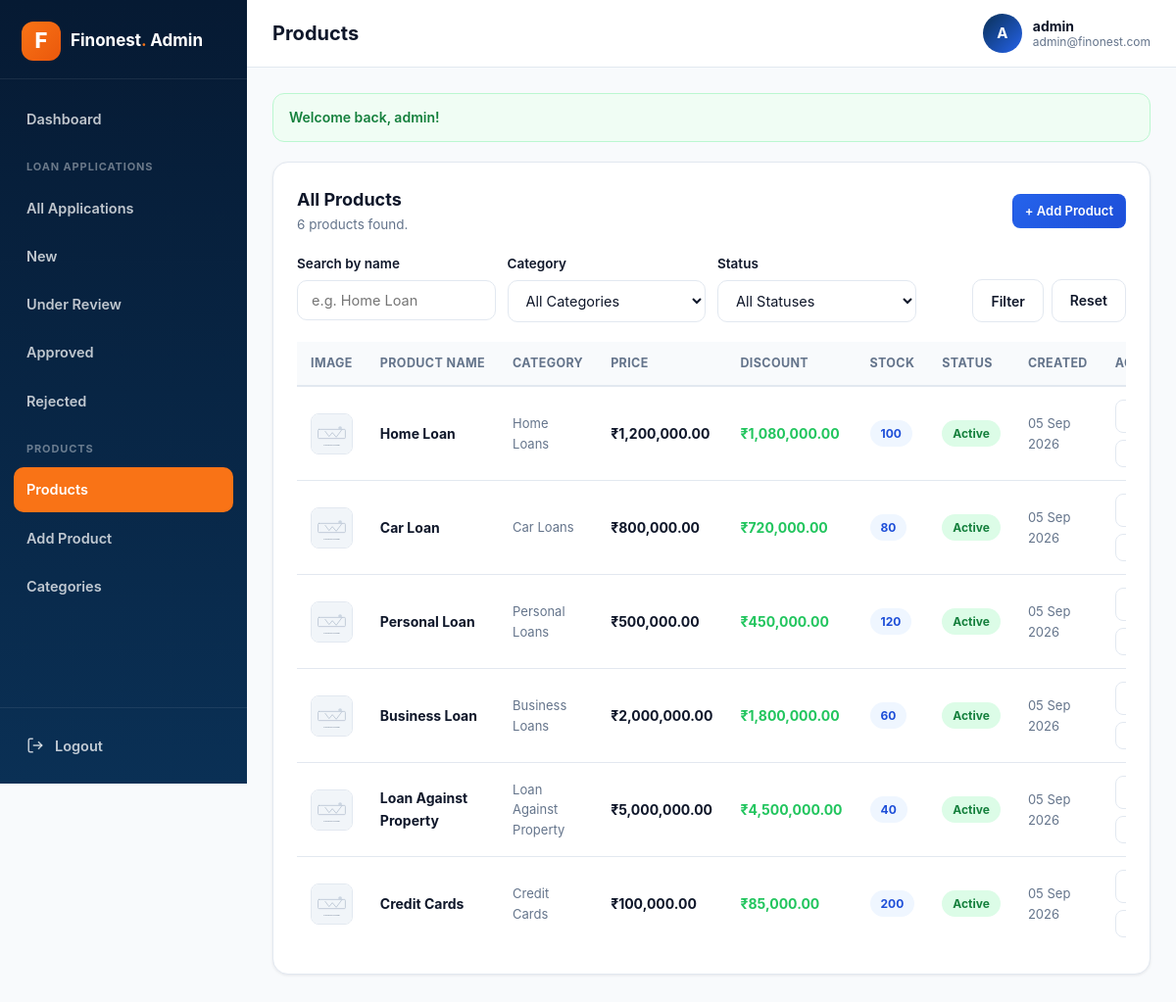
Screenshot of /admin/products.php (signed in) with the database file from the repository.
### tables this page shows
CREATE TABLE IF NOT EXISTS products (
  id INT UNSIGNED NOT NULL AUTO_INCREMENT,
  product_name VARCHAR(200) NOT NULL,
  category_id INT UNSIGNED NOT NULL,
  description TEXT DEFAULT NULL,
  price DECIMAL(12,2) NOT NULL DEFAULT 0.00,
  discount_price DECIMAL(12,2) DEFAULT NULL,
  image VARCHAR(255) DEFAULT NULL,
  stock_quantity INT NOT NULL DEFAULT 0,
  status TINYINT(1) NOT NULL DEFAULT 1 COMMENT '1=Active, 0=Inactive',
  created_at TIMESTAMP DEFAULT CURRENT_TIMESTAMP,
  updated_at TIMESTAMP DEFAULT CURRENT_TIMESTAMP ON UPDATE CURRENT_TIMESTAMP,
  PRIMARY KEY (id),
  KEY idx_category_id (category_id),
  KEY idx_status (status),
  CONSTRAINT fk_products_category
    FOREIGN KEY (category_id) REFERENCES categories (id)
    ON DELETE RESTRICT ON UPDATE CASCADE
);

CREATE TABLE IF NOT EXISTS categories (
  id INT UNSIGNED NOT NULL AUTO_INCREMENT,
  category_name VARCHAR(150) NOT NULL,
  description TEXT DEFAULT NULL,
  status TINYINT(1) NOT NULL DEFAULT 1 COMMENT '1=Active, 0=Inactive',
  created_at TIMESTAMP DEFAULT CURRENT_TIMESTAMP,
  updated_at TIMESTAMP DEFAULT CURRENT_TIMESTAMP ON UPDATE CURRENT_TIMESTAMP,
  PRIMARY KEY (id),
  UNIQUE KEY uq_category_name (category_name),
  INDEX idx_status (status)
);

### includes/functions.php (called while the page is built, shortened)
<?php
function e(?string $value): string
{
    return htmlspecialchars((string) $value, ENT_QUOTES, 'UTF-8');
}
function money($amount): string
{
    $amount = (float) $amount;
    return '₹' . number_format($amount, 2, '.', ',');
}
function get($key, $default = ''): string
{
    return trim((string) ($_GET[$key] ?? $default));
}
function default_product_image(): string
{
    return 'uploads/products/default-product.svg';
}
function product_image_url(?string $image): string
{
    return default_product_image();
}

### admin/products.php (the view, shortened to what this page needs)
<?php
require_once __DIR__ . '/includes/auth.php';
$search     = get('search');
$perPage  = 10;
$page     = max(1, (int) get('page', '1'));
$where  = ['1=1'];
$params = [];
$whereSql = implode(' AND ', $where);
$stmt = $pdo->prepare('SELECT COUNT(*) FROM products p WHERE ' . $whereSql);
$stmt->execute($params);
$total = (int) $stmt->fetchColumn();
$totalPages = max(1, (int) ceil($total / $perPage));
$page       = min($page, $totalPages);
$offset     = ($page - 1) * $perPage;
$stmt = $pdo->prepare(
    'SELECT p.*, c.category_name
     FROM products p
     LEFT JOIN categories c ON c.id = p.category_id
     WHERE ' . $whereSql . '
     ORDER BY p.created_at DESC
     LIMIT ' . $perPage . ' OFFSET ' . $offset
);
$stmt->execute($params);
$products = $stmt->fetchAll();
include __DIR__ . '/includes/header.php';
?>
<div class="panel">
  <div class="panel-head">
    <div>
      <h2>All Products</h2>
      <p><?= $total ?> product<?= $total === 1 ? '' : 's' ?> found.</p>
    </div>
    <a href="add-product.php" class="btn btn-primary btn-sm">+ Add Product</a>
  </div>
  <form method="get" action="products.php" class="filters" style="margin-bottom:20px">
    <div class="form-group">
      <label for="search">Search by name</label>
      <input class="form-control" type="text" id="search" name="search"
             value="<?= e($search) ?>" placeholder="e.g. Home Loan" />
    </div>
    <div class="form-group">
      <label for="category">Category</label>
      <select class="form-control" id="category" name="category">
        <option value="">All Categories</option>
      </select>
    </div>
    <div class="form-group">
      <label for="status">Status</label>
      <select class="form-control" id="status" name="status">
        <option value="">All Statuses</option>
      </select>
    </div>
    <div class="form-group" style="justify-content:flex-end;flex-direction:row;align-self:end;gap:8px">
      <button type="submit" class="btn btn-ghost">Filter</button>
      <a href="products.php" class="btn btn-ghost">Reset</a>
    </div>
  </form>
  <?php if ($products): ?>
    <div class="table-wrap">
      <table class="admin-table">
        <thead>
          <tr>
            <th>Image</th>
            <th>Product Name</th>
            <th>Category</th>
            <th>Price</th>
            <th>Discount</th>
            <th>Stock</th>
            <th>Status</th>
            <th>Created</th>
            <th>Actions</th>
          </tr>
        </thead>
        <tbody>
          <?php foreach ($products as $p): ?>
            <tr>
              <td><img class="t-img" src="../<?= e(product_image_url($p['image'])) ?>" alt="<?= e($p['product_name']) ?>" /></td>
              <td class="t-name"><?= e($p['product_name']) ?></td>
              <td class="t-muted"><?= e($p['category_name'] ?? '—') ?></td>
              <td class="t-price"><?= money($p['price']) ?></td>
              <td>
                <?php if ($p['discount_price'] !== null && (float)$p['discount_price'] > 0): ?>
                  <span class="t-discount"><?= money($p['discount_price']) ?></span>
                <?php else: ?>
                  <span class="t-muted">—</span>
                <?php endif; ?>
              </td>
              <td>
                <?php if ($p['stock_quantity'] <= 0): ?>
                  <span class="badge badge-stock-out">Out of Stock</span>
                <?php elseif ($p['stock_quantity'] <= 5): ?>
                  <span class="badge badge-stock-low"><?= (int)$p['stock_quantity'] ?> left</span>
                <?php else: ?>
                  <span class="badge badge-stock-ok"><?= (int)$p['stock_quantity'] ?></span>
                <?php endif; ?>
              </td>
              <td>
                <?php if ($p['status'] == 1): ?>
                  <span class="badge badge-active">Active</span>
                <?php else: ?>
                  <span class="badge badge-inactive">Inactive</span>
                <?php endif; ?>
              </td>
              <td class="t-muted"><?= e(date('d M Y', strtotime($p['created_at']))) ?></td>
              <td>
                <div class="actions">
                  <a class="action-btn edit" href="edit-product.php?id=<?= (int)$p['id'] ?>">
                  </a>
                  <form method="post" action="delete-product.php" style="display:inline"
                        onsubmit="return confirm('Delete this product permanently? Its image will also be removed.');">
                    <button type="submit" class="action-btn del">
                    </button>
                  </form>
                </div>
              </td>
            </tr>
          <?php endforeach; ?>
        </tbody>
      </table>
    </div>
  <?php endif; ?>
</div>
<?php include __DIR__ . '/includes/footer.php'; ?>

### admin/css/admin.css (style rules this page uses)
* { margin: 0; padding: 0; box-sizing: border-box; }
:root { --navy: #0a3055; --navy-2: #0B2347; --navy-dark: #061a33; --blue: #2563eb; --orange: #f97316; --orange-dark: #ea580c; --green: #22c55e; --red: #ef4444; --ink: #0f172a; --body: #475569; --muted: #64748b; --slate-50: #f8fafc; --slate-100: #f1f5f9; --border: #e2e8f0; --white: #fff; --shadow-sm: 0 1px 3px rgba(2,12,27,.08); --shadow: 0 10px 30px rgba(2,12,27,.10); --shadow-lg: 0 25px 60px rgba(2,12,27,.14); --radius: 12px; --radius-lg: 16px; --font-head: 'Outfit', 'Plus Jakarta Sans', -apple-system, sans-serif; --font-body: 'Plus Jakarta Sans', -apple-system, Segoe UI, Roboto, sans-serif; }
html, body { height: 100%; }
body { font-family: var(--font-body); color: var(--body); background: var(--slate-50); font-size: 15px; line-height: 1.6; }
a { text-decoration: none; color: var(--blue); }
img { max-width: 100%; display: block; }
.panel { background: var(--white); border: 1px solid var(--border); border-radius: var(--radius-lg); padding: 24px; box-shadow: var(--shadow-sm); margin-bottom: 24px; }
.panel-head { display: flex; align-items: center; justify-content: space-between; gap: 14px; margin-bottom: 18px; flex-wrap: wrap; }
.panel-head h2 { font-family: var(--font-head); font-size: 18px; color: var(--ink); }
.panel-head p { font-size: 13.5px; color: var(--muted); }
.btn { display: inline-flex; align-items: center; gap: 7px; justify-content: center; border: 1px solid transparent; border-radius: 10px; cursor: pointer; font-family: var(--font-head); font-weight: 600; font-size: 14px; padding: 10px 18px; transition: all .2s ease; }
.btn-primary { background: linear-gradient(135deg, var(--blue), #1d4ed8); color: #fff; }
.btn-ghost { background: var(--white); border-color: var(--border); color: var(--ink); }
.btn-sm { padding: 6px 12px; font-size: 13px; border-radius: 8px; }
.table-wrap { overflow-x: auto; }
.admin-table { width: 100%; border-collapse: collapse; font-size: 14px; }
.admin-table th { text-align: left; padding: 12px 14px; color: var(--muted); font-weight: 700; font-size: 12.5px; text-transform: uppercase; letter-spacing: .03em; border-bottom: 2px solid var(--border); background: var(--slate-50); white-space: nowrap; }
.admin-table td { padding: 13px 14px; border-bottom: 1px solid var(--border); vertical-align: middle; }
.admin-table tr:last-child td { border-bottom: 0; }
.t-img { width: 52px; height: 42px; object-fit: cover; border-radius: 8px; border: 1px solid var(--border); }
.t-name { font-weight: 700; color: var(--ink); }
.t-muted { color: var(--muted); font-size: 13px; }
.t-price { font-weight: 700; color: var(--ink); }
.t-discount { color: var(--green); font-weight: 700; }
.actions { display: flex; gap: 7px; flex-wrap: wrap; }
.action-btn { display: inline-flex; align-items: center; gap: 5px; padding: 6px 11px; border-radius: 8px; font-size: 12.5px; font-weight: 600; border: 1px solid var(--border); background: var(--white); color: var(--ink); cursor: pointer; transition: all .15s ease; }
.action-btn.edit { color: var(--blue); }
.action-btn.del { color: var(--red); }
.badge { display: inline-flex; align-items: center; gap: 6px; padding: 4px 11px; border-radius: 999px; font-size: 12px; font-weight: 700; }
.badge-active, .badge-success { background: #dcfce7; color: #15803d; }
.badge-stock-ok { background: #eff6ff; color: #1d4ed8; }
.form-group { display: flex; flex-direction: column; gap: 6px; margin-bottom: 10px; }
.form-group label { font-weight: 600; font-size: 13.5px; color: var(--ink); }
.form-control { width: 100%; padding: 11px 14px; border: 1px solid var(--border); border-radius: 10px; font-family: var(--font-body); font-size: 14.5px; color: var(--ink); background: var(--white); transition: border .15s ease, box-shadow .15s ease; }
select.form-control { cursor: pointer; }
.filters { display: grid; grid-template-columns: repeat(auto-fit,minmax(180px,1fr)); gap: 12px; }
.filters .form-group { margin-bottom: 0; }

### rows the page displays
products: product_name "Home Loan", category.category_name "Home Loans", price "₹1,200,000.00", discount_price "₹1,080,000.00", stock_quantity "100", status "Active", created_at "05 Sep 2026"
products: product_name "Car Loan", category.category_name "Car Loans", price "₹800,000.00", discount_price "₹720,000.00", stock_quantity "80", status "Active", created_at "05 Sep 2026"
products: product_name "Personal Loan", category.category_name "Personal Loans", price "₹500,000.00", discount_price "₹450,000.00", stock_quantity "120", status "Active", created_at "05 Sep 2026"
products: product_name "Business Loan", category.category_name "Business Loans", price "₹2,000,000.00", discount_price "₹1,800,000.00", stock_quantity "60", status "Active", created_at "05 Sep 2026"
products: product_name "Loan Against Property", category.category_name "Loan Against Property", price "₹5,000,000.00", discount_price "₹4,500,000.00", stock_quantity "40", status "Active", created_at "05 Sep 2026"
products: product_name "Credit Cards", category.category_name "Credit Cards", price "₹100,000.00", discount_price "₹85,000.00", stock_quantity "200", status "Active", created_at "05 Sep 2026"

### other values shown
$label "Dashboard All Applications New Under Review Approved Rejected Products Add Product Categories"
$pageTitle "Products"
substr($_SESSION['admin_username'] ?? 'A', 0, 1) "A"
$_SESSION['admin_username'] "admin"
$_SESSION['admin_email'] "admin@finonest.com"
$flash['message'] "Welcome back, admin!"
$total "6"
